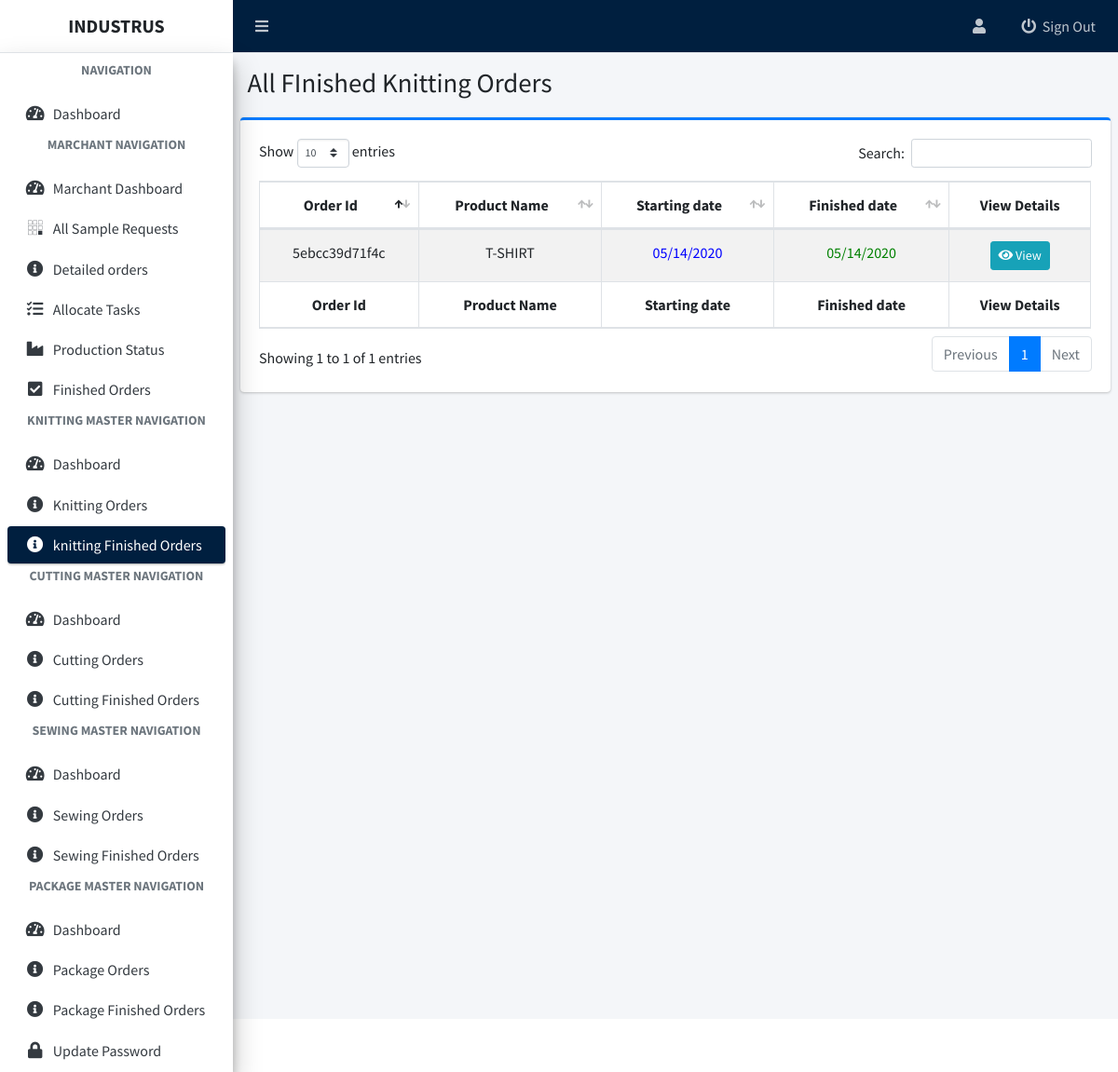
/admin/knitting-finished-orders.php (signed in), run on the app's committed database.
### tables this page shows
CREATE TABLE `order_tasks` (
  `id` int(11) NOT NULL,
  `order_id` varchar(50) NOT NULL,
  `department_id` int(11) NOT NULL,
  `assign_days` int(11) NOT NULL,
  `started_at` varchar(50) NOT NULL,
  `finished_at` varchar(50) NOT NULL,
  `status` int(11) NOT NULL DEFAULT 0,
  `flag` int(11) NOT NULL DEFAULT 0
);

CREATE TABLE `order_details` (
  `orderId` varchar(50) NOT NULL,
  `user_id` int(11) NOT NULL,
  `buyerName` varchar(200) NOT NULL,
  `companyName` varchar(200) NOT NULL,
  `productName` varchar(100) NOT NULL,
  `productPrice` varchar(100) NOT NULL,
  `composition` varchar(100) NOT NULL,
  `fabricsWeight` varchar(100) NOT NULL,
  `samplePcs` varchar(10) NOT NULL,
  `fabricConstruction` varchar(100) NOT NULL,
  `febricDescription` varchar(100) NOT NULL,
  `productSketch` varchar(200) NOT NULL,
  `yarnDescription` varchar(150) NOT NULL,
  `frontMeasurementSketch` varchar(200) NOT NULL,
  `backMeasurementSketch` varchar(200) NOT NULL,
  `collarMeasurementSketch` varchar(200) NOT NULL,
  `frontSewingSkecth` varchar(200) NOT NULL,
  `frontPlacketSkecth` varchar(200) NOT NULL,
  `slideSlitSkecth` varchar(200) NOT NULL,
  `pcs_per_box` varchar(15) NOT NULL,
  `shipmentDate` varchar(100) NOT NULL,
  `detailOrderDate` varchar(100) NOT NULL,
  `sampleOrderDate` varchar(100) NOT NULL,
  `finishedDate` varchar(50) NOT NULL,
  `status` int(11) NOT NULL DEFAULT 0 COMMENT '0=sampledefault,1=sample_accepted,2=sample_rejected,3=pendingDetails,4 = userImputted,5=task-allocated,6=Order-in-production, 7 =order_finished'
);

### admin/knitting-finished-orders.php (the view, shortened to what this page needs)
<?php
include 'includes/admin-header.php';
include 'includes/admin-navbar.php';
include 'includes/admin-sidebar.php';
$conn = connect();
$sql = "SELECT * FROM order_details as od, order_tasks as ot WHERE od.orderId = ot.order_id AND ot.status = 2  AND ot.department_id = 1 ";
$stmt = $conn->prepare($sql);
$stmt->execute();
$result = $stmt->get_result();
while ($data = $result->fetch_assoc()) {
    $row[] = $data;
}
?>
<section class="content-header">
    <div class="container-fluid">
        <div class="row">
            <div class="col-sm-6">
                <h1>All FInished Knitting Orders </h1>
            </div>
        </div>
    </div>
</section>
<section class="content py-1">
    <div class="card card-primary card-outline">
        <div class="card-body">
            <table id="example2" class="table table-bordered table-hover table-striped text-center">
                <thead>
                    <tr class="">
                        <th>Order Id</th>
                        <th>Product Name</th>
                        <th>Starting date</th>
                        <th>Finished date</th>
                        <th>View Details</th>
                    </tr>
                </thead>
                <tbody>
                    <?php
                    if (isset($row)) {
                        foreach ($row as $value) {
                    ?>
                            <tr>
                                <td><?= $value['orderId'] ?></td>
                                <td><?= $value['productName'] ?></td>
                                <td style='color:blue;'><?= $value['started_at'] ?></td>
                                <td style='color:green;'><?= $value['finished_at'] ?></td>
                                <td>
                                    <a href="knitting-finished-order-details?order-id=<?= $value['orderId'] ?>" class="btn btn-info btn-sm"><i class="fas fa-eye"></i> View</a>
                                </td>
                            </tr>
                    <?php }
                    } ?>
                </tbody>
                <tfoot>
                    <tr>
                        <th>Order Id</th>
                        <th>Product Name</th>
                        <th>Starting date</th>
                        <th>Finished date</th>
                        <th>View Details</th>
                    </tr>
                </tfoot>
            </table>
        </div>
    </div>
</section>
<?php include 'includes/admin-footer.php'; ?>
</body>
</html>

### data on the page
order_tasks: order.orderId "5ebcc39d71f4c", order.productName "T-SHIRT", started_at "05/14/2020", finished_at "05/14/2020"
